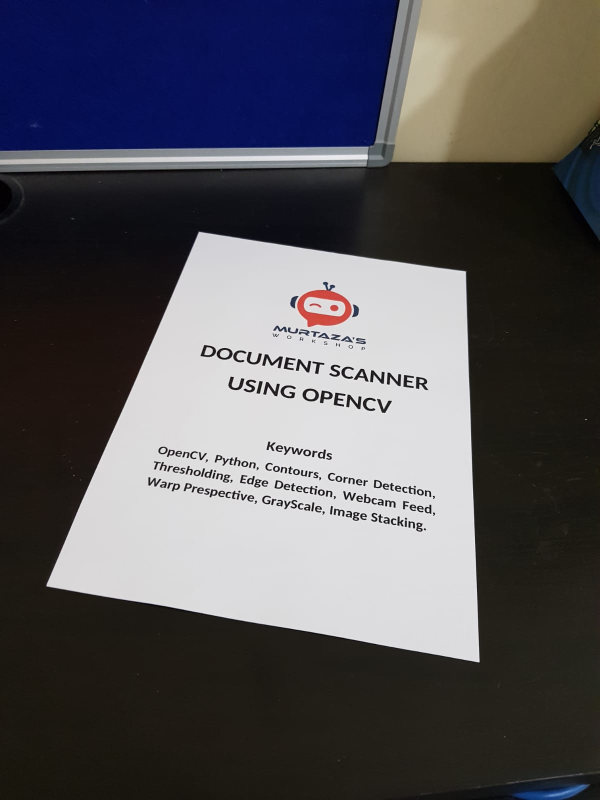
#> input picture Resources/1.jpg, 1200 x 1600 px, given in place of the camera (shown at 1/2 size)
$ python 'Project Virtual Paint.py'
#> lines starting #> are read from the running program, lines starting #| are printed output that depends on the picture; after the words box and inside, x2 and y2 are one past the last pixel; in counts of white or black regions, pixels touching at a corner belong together
#> further down, img is the input picture: shape (1600, 1200, 3); mean B, G, R 89.7, 85.2, 86.8
import cv2
import numpy as np

frameWidth = 640
frameHeight = 480
cap = cv2.VideoCapture(0)
cap.set(3, frameWidth)
cap.set(4, frameHeight)
cap.set(10, 150)

myColors = [[14, 57, 95, 157, 178, 255]]
myColorValues = [[51, 153, 255]]  ## BGR


myPoints = []  ## [x , y , colorId ]


def findColor(img, myColors, myColorValues):
    imgHSV = cv2.cvtColor(img, cv2.COLOR_BGR2HSV)
#> imgHSV: shape (1600, 1200, 3); mean H, S, V 64.3, 77.4, 97.1
    count = 0
    newPoints = []
    for color in myColors:
        lower = np.array(color[0:3])
        upper = np.array(color[3:6])
        mask = cv2.inRange(imgHSV, lower, upper)
        x, y = getContours(mask)
        cv2.circle(imgResult, (x, y), 15, myColorValues[count], cv2.FILLED)
        if x != 0 and y != 0:
            newPoints.append([x, y, count])
        count += 1
#> this loop made 1 pass
#> (x, y) on pass 1: (992, 0)
#> pass 1, in findColor, `mask = cv2.inRange(imgHSV, lower, upper)`:
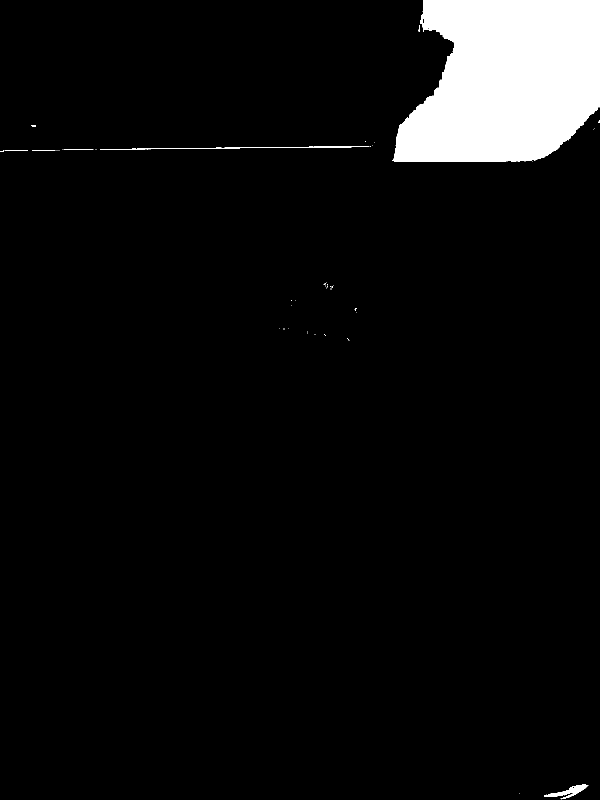
#> mask: shape (1600, 1200) (shown at 1/2 size); 5.7% white; 58 white regions (50 under 20 px), largest, box (x1, y1, x2, y2) and area: (785, 0, 1200, 324) 107528, (200, 292, 738, 299) 857, (1088, 1569, 1177, 1599) 839
#> after the loop: imgResult: shape (1600, 1200, 3); 0.02% of pixels changed, all inside (x1, y1, x2, y2) = (977, 0, 1008, 16)
#> after the loop, count = 1; newPoints = []
        # cv2.imshow(str(color[0]),mask)
    return newPoints


def getContours(img):
    contours, hierarchy = cv2.findContours(img, cv2.RETR_EXTERNAL, cv2.CHAIN_APPROX_NONE)
    x, y, w, h = 0, 0, 0, 0
    for cnt in contours:
        area = cv2.contourArea(cnt)
        if area > 500:
            # cv2.drawContours(imgResult, cnt, -1, (255, 0, 0), 3)
            peri = cv2.arcLength(cnt, True)
            approx = cv2.approxPolyDP(cnt, 0.02 * peri, True)
            x, y, w, h = cv2.boundingRect(approx)
    return x + w // 2, y


def drawOnCanvas(myPoints, myColorValues):
    for point in myPoints:
        cv2.circle(imgResult, (point[0], point[1]), 10, myColorValues[point[2]], cv2.FILLED)


while True:
    success, img = cap.read()
    imgResult = img.copy()
    newPoints = findColor(img, myColors, myColorValues)
#> newPoints = []
    if len(newPoints) != 0:
        for newP in newPoints:
            myPoints.append(newP)
    if len(myPoints) != 0:
        drawOnCanvas(myPoints, myColorValues)

    cv2.imshow("Result", imgResult)
    if cv2.waitKey(1) and 0xFF == ord('q'):
#> (key q is pressed here)
        break
